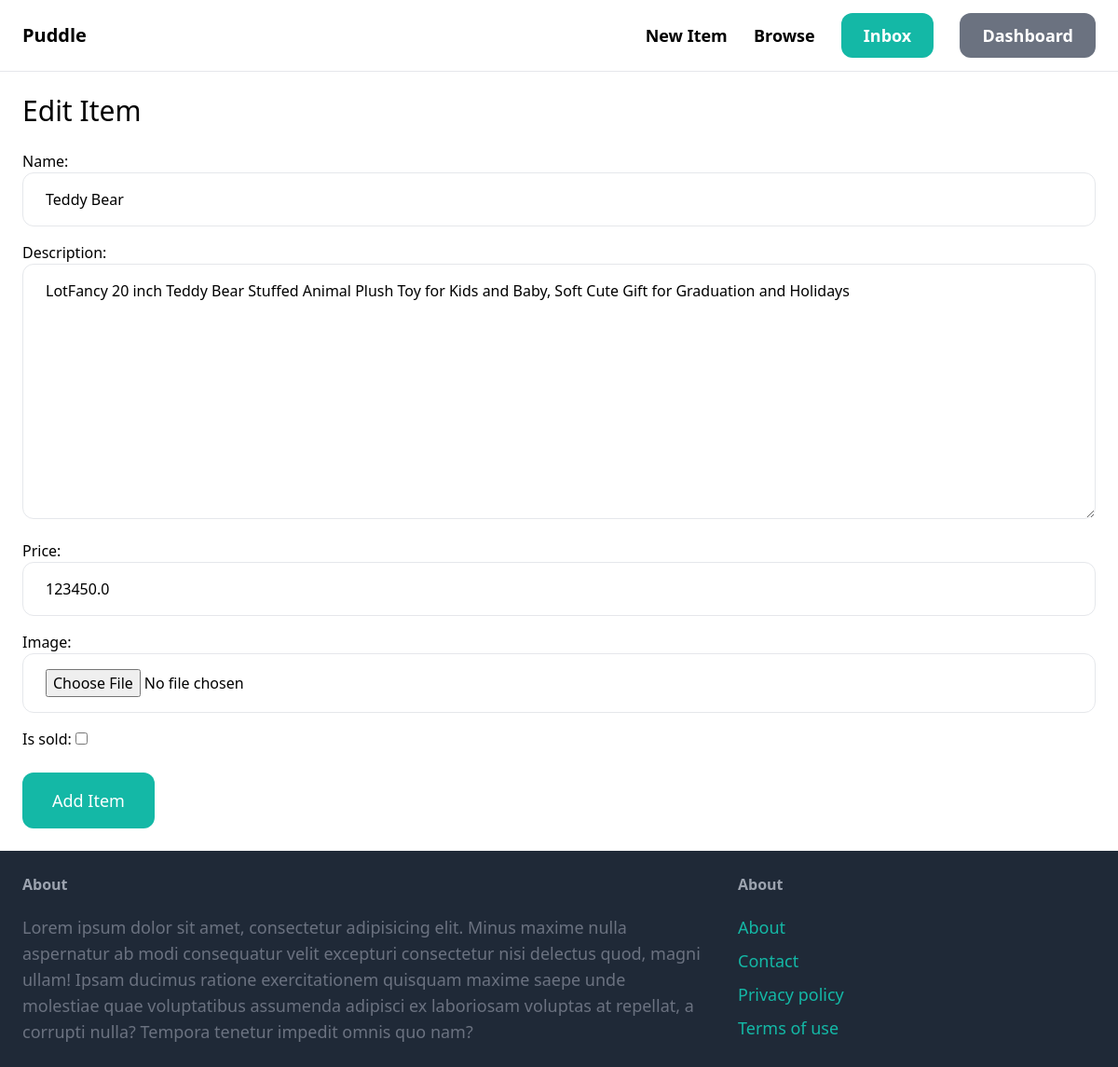
/items/1/edit/ (signed in), run on the app's committed database.
### item/models.py (models this page shows, shortened)
class Item(models.Model):
    category = models.ForeignKey(Category, related_name='items', on_delete=models.CASCADE)
    name = models.CharField(max_length=255)
    description = models.TextField(blank=True, null=True)
    price = models.FloatField()
    image = models.ImageField(upload_to='item_images', blank=True, null=True)
    is_sold = models.BooleanField(default=False)
    created_by = models.ForeignKey(User, related_name='items', on_delete=models.CASCADE)
    created_at = models.DateTimeField(auto_now_add=True)

### item/views.py (the view)
# urls.py: path('<int:pk>/edit/', views.edit, name='edit'),
@login_required
def edit(request, pk):
    item = get_object_or_404(Item, pk=pk, created_by=request.user)
    if request.method == 'POST':
        form = EditItemForm(request.POST, request.FILES, instance=item)
        if form.is_valid():
            item.save()
            return redirect('item:detail', pk=item.id)
    else:
        form = EditItemForm(instance=item)
    return render(request, 'item/form.html', {
        'form': form,
        'title': 'Edit Item',
    })

### item/forms.py
class EditItemForm(forms.ModelForm):
    class Meta:
        model = Item
        fields = ('name', 'description', 'price', 'image', 'is_sold')
        widgets = {
            'name': forms.TextInput(attrs={
                'class': INPUT_CLASSES,
            }),
            'description': forms.Textarea(attrs={
                'class': INPUT_CLASSES,
            }),
            'price': forms.TextInput(attrs={
                'class': INPUT_CLASSES,
            }),
            'image': forms.FileInput(attrs={
                'class': INPUT_CLASSES,
            })
        }

### item/templates/item/form.html (shortened to what this page needs)
{% extends 'core/base.html' %}
{% block content %}
    <h1 class="mb-6 text-3xl">{{ title }}</h1>
    <form action="." method="post" enctype="multipart/form-data">
        <div class="space-y-4">
            {{ form.as_p }}
        </div>
      <button class="mt-6 py-4 px-8 text-lg bg-teal-500 hover:bg-teal-700 rounded-xl text-white">Add Item</button>
    </form>
{% endblock %}

### data on the page
Item: name "Teddy Bear", description "LotFancy 20 inch Teddy Bear Stuffed Animal Plush Toy for Kids and Baby, Soft Cute Gift for Graduation and Holidays", price "123450.0"

### other printed values
{{ title }} "Edit Item"
